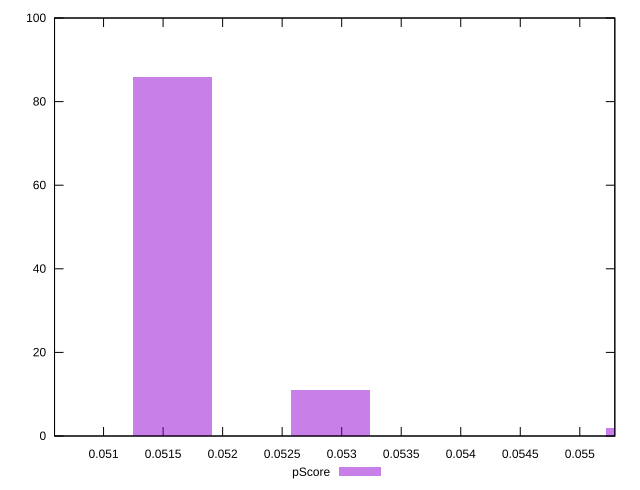

Reproduce this figure in gnuplot.
reset

$pScore <<EOF
0.05158203213555949 86
0.05290464834416358 11
0.05554988076137176 2
0.0502594159269554 1
EOF

set key outside below
set boxwidth 0.0006613081043020447
set xrange [0.050588235294117656:0.05529411764705883]
set yrange [0:100]
set trange [0:100]
set style fill transparent solid 0.5 noborder
set terminal svg size 640, 490 enhanced background rgb 'white'
set output "reprap/unused-javascript/samples/pages+cached+nointeractive/pScore/histogram.svg"

plot $pScore title "pScore" with boxes

reset
